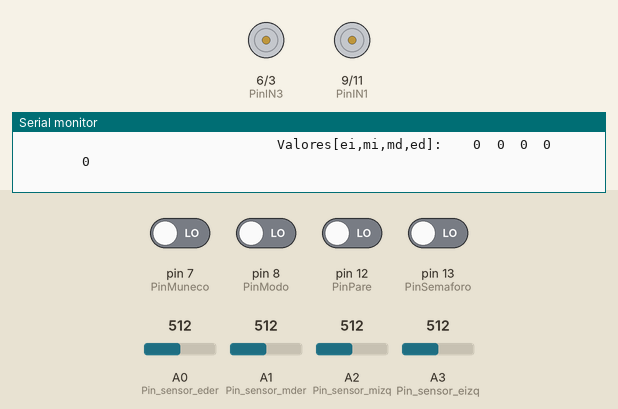
Recording of a sketch running on a simulated Arduino Uno, built with avr-gcc and run on an emulated ATmega328P. Parts: motor-driver pin pairs drawn as motors (green arrow = first pin HIGH = forward, orange = second pin HIGH = backward, longer = more drive), the last lines printed to the serial monitor. Inputs (shaded band) come from the test bench; at power-on: pin 7 (PinMuneco), pin 8 (PinModo), pin 12 (PinPare), pin 13 (PinSemaforo) LOW, A0 (Pin_sensor_eder) = 512, A1 (Pin_sensor_mder) = 512, A2 (Pin_sensor_mizq) = 512, A3 (Pin_sensor_eizq) = 512.

Above: at 1.2 s.
1.3 s: pin 13 (PinSemaforo) driven HIGH
At 3.0 s:
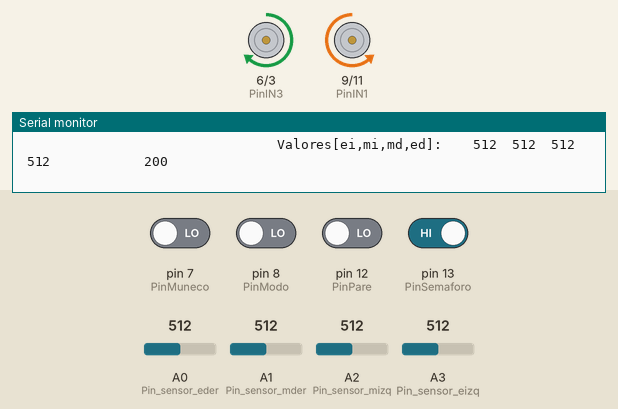
3.3 s: A0 (Pin_sensor_eder) set to 108
At 3.58 s:
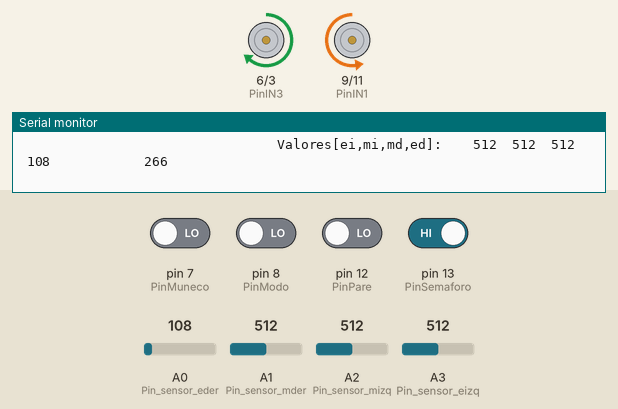
4.8 s: A0 (Pin_sensor_eder) set to 94
7.8 s: A1 (Pin_sensor_mder) set to 30
At 9.9 s:
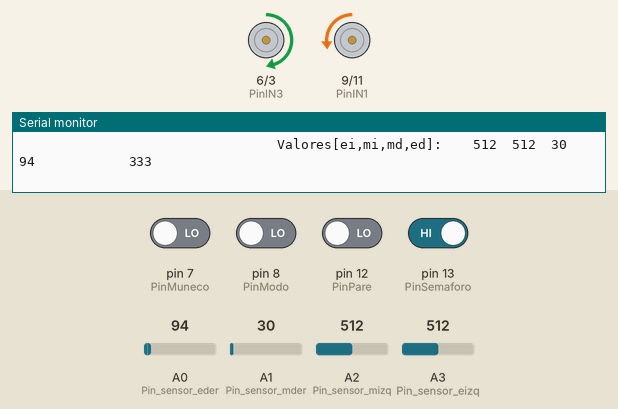
10.8 s: A2 (Pin_sensor_mizq) set to 407
13.8 s: A2 (Pin_sensor_mizq) set to 389
At 15.0 s:
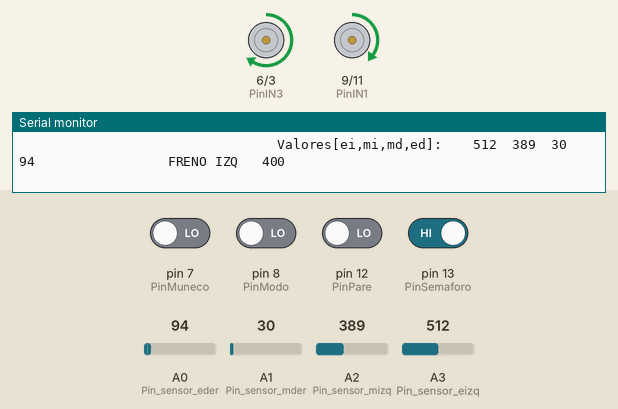
Timing chart, 0 to 16.3 s (numbered marks = the images above; inputs shaded):
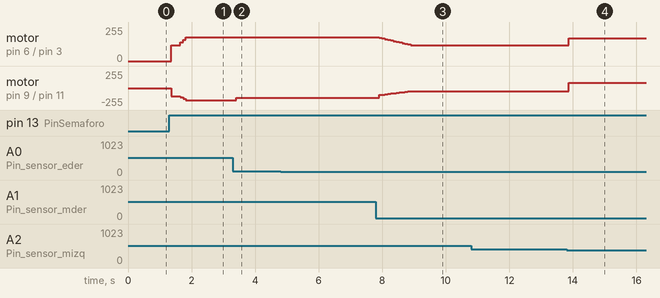

The sketch:

lineaydeteccion_26.ino
```cpp
// calibrado para ruedas chiquitas

// --- Pines de motores
static int PinIN1 = 9;
static int PinIN2 = 11;
static int PinIN3 = 6;
static int PinIN4 = 3;

// --- Sensores: 4, centrados. El ultra izquierdo (A4) se saco porque no andaba.
// De izquierda a derecha: extremo izq, medio izq, medio der, extremo der.
static int Pin_sensor_eizq = A3;
static int Pin_sensor_mizq = A2;
static int Pin_sensor_mder = A1;
static int Pin_sensor_eder = A0;

// --- Pines que vienen de la Raspberry (4 cables + GND)
// Modo normal:    13 = semaforo verde (arranca), 12 = PARE (frena 5 s), 7 = muñeco (frena 10 s)
// Modo felicidad: 12 = motor izquierdo, 13 = motor derecho, 7 = reversa (WASD desde la compu)
static int PinSemaforo = 13;  // GPIO16 de la Raspberry
bool semaforo_verde = 0, arranque=0;
static int PinPare = 12;      // GPIO26 de la Raspberry
bool senialpare=0, stopflag=0;
unsigned long tiempo_inicio_pare=0;
static int PinMuneco = 7;     // GPIO20 de la Raspberry
bool senialmuneco=0, munecoflag=0;
unsigned long tiempo_inicio_muneco=0;
static int PinModo = 8;       // GPIO21 de la Raspberry. HIGH = modo felicidad
bool modo_felicidad=0, modo_anterior=0;

// Todos los tiempos en unsigned long, como millis(): un int del UNO llega
// hasta 32767 y con mas se desborda.
// Los de ignorar se cuentan desde que se ve la señal, con el frenado incluido:
// lo que ignora ya andando es (ignorar - frenado).
unsigned long tiempo_pare = 5000;            // ms que frena ante un PARE
unsigned long tiempo_ignorar_pare = 20000;   // 5 s frenado + 15 s andando sin volver a frenar
unsigned long tiempo_muneco = 10000;         // ms que frena ante el muñeco
unsigned long tiempo_ignorar_muneco = 30000; // 10 s frenado + 20 s andando sin volver a frenar

// --- Modo felicidad: arranca despacio y, yendo recto, acelera de a poco
int vel_min_remoto = 110;     // al arrancar, al girar y al cambiar de sentido
int vel_max_remoto = 150;     // tope yendo recto
int paso_remoto = 5;          // cuanto sube cada vez...
int cada_remoto = 150;        // ...y cada cuantos ms (110 -> 150 en ~1.2 s)
int vel_remoto = vel_min_remoto;
bool reversa_anterior = 0;
unsigned long ultimo_aumento = 0;


int digital[4];
int sensoresanalog[4];
long int sumap, suma, pos, poslast, posicion;

// --- UMBRAL DE SENSIBILIDAD ---
int UMBRAL = 400;

float KP=0.5;
float KD=0.3;
float KI=0.01;

// datos para la integral
int error1=0;
int error2=0;
int error3=0;
int error4=0;
int error5=0;
int error6=0;
////////////////////////

//////////variable PID//////////////
int proporcional=0;
int integral=0;
int derivativo=0;
int diferencial=0;
int last_prop;
int setpoint=200;


void setup() {
  Serial.begin(9600);
  pinMode(PinIN1, OUTPUT);
  pinMode(PinIN2, OUTPUT);
  pinMode(PinIN3, OUTPUT);
  pinMode(PinIN4, OUTPUT);
  // Sin PULLUP: con pullup, si el programa de la Raspberry se corta los pines
  // quedan sueltos y se leen en HIGH, y eso en modo felicidad es "los dos
  // motores a fondo". Sin pullup manda el pull-down de la Raspberry: todo en LOW.
  pinMode(PinSemaforo, INPUT);
  pinMode(PinPare, INPUT);
  pinMode(PinMuneco, INPUT);
  pinMode(PinModo, INPUT);

  Serial.println("--- Inicio de Depuración ---");
}


void loop() {

  modo_felicidad = digitalRead(PinModo);
  if (modo_felicidad != modo_anterior){
    // Al cambiar de modo se frena y se arranca de cero: al volver al modo
    // normal espera otra vez el semaforo verde.
    motores(0,0);
    arranque=0;
    stopflag=0;
    munecoflag=0;
    vel_remoto = vel_min_remoto;
    modo_anterior = modo_felicidad;
  }

  if (modo_felicidad==1){
    manejo_remoto();
    return;
  }

  if (arranque==0){
    semaforo_verde = digitalRead(PinSemaforo);  // HIGH si la Raspberry manda señal
    if (semaforo_verde==1)
      arranque=1;
  }

  if(arranque==1){
    posicion=lectura();
    PID();
    frenos();
  }

  // PARE y muñeco funcionan igual: al verlo se anota el momento, frena y
  // despues lo ignora hasta que pasa el tiempo de ignorar, contado desde que
  // lo vio (el frenado incluido).
  senialpare = digitalRead(PinPare);  // HIGH si la Raspberry manda señal
  if(senialpare==1 && stopflag==0){
    tiempo_inicio_pare=millis();
    motores(0,0);
    delay(tiempo_pare);
    stopflag=1;
  }
  if(stopflag==1 && millis() - tiempo_inicio_pare >= tiempo_ignorar_pare){
    stopflag=0;
  }

  senialmuneco = digitalRead(PinMuneco);
  if(senialmuneco==1 && munecoflag==0){
    tiempo_inicio_muneco=millis();
    motores(0,0);
    delay(tiempo_muneco);
    munecoflag=1;
  }
  if(munecoflag==1 && millis() - tiempo_inicio_muneco >= tiempo_ignorar_muneco){
    munecoflag=0;
  }

  Serial.print(posicion);
  /*
  Serial.print("         proporcional:  ");
  Serial.print(proporcional);
  */
  Serial.println();

  Serial.print("                                 Valores[ei,mi,md,ed]:    ");
  for (int i=0; i<4; i++){
    Serial.print(sensoresanalog[i]);
    Serial.print("\t");
  }
  Serial.print("          ");

  //Serial.print("       semaforo verde, arranque, senialpare, stopflag   "); Serial.print(semaforo_verde); Serial.print(arranque); Serial.print(senialpare); Serial.print(stopflag);

}

// Modo felicidad: cada pin prende un motor y el del muñeco los pone en reversa.
// W = los dos, S = los dos en reversa, A = solo el derecho, D = solo el izquierdo.
void manejo_remoto(){
  bool motor_izq = digitalRead(PinPare);
  bool motor_der = digitalRead(PinSemaforo);
  bool reversa = digitalRead(PinMuneco);

  // Recto (los dos motores, mismo sentido) acelera de a poco hasta el tope.
  // Girando, quieto o al cambiar de sentido vuelve a la minima.
  if(motor_izq && motor_der && reversa == reversa_anterior){
    if(millis() - ultimo_aumento >= cada_remoto && vel_remoto < vel_max_remoto){
      vel_remoto += paso_remoto;
      if(vel_remoto > vel_max_remoto) vel_remoto = vel_max_remoto;
      ultimo_aumento = millis();
    }
  }
  else{
    vel_remoto = vel_min_remoto;
    ultimo_aumento = millis();
  }
  reversa_anterior = reversa;

  int vel = reversa ? -vel_remoto : vel_remoto;
  motores(motor_izq ? vel : 0, motor_der ? vel : 0);
}

void motores(int izq, int der){//0 hasta 255    0 hasta -255
  izq=constrain(izq,-255,255);
  der=constrain(der,-255,255);
  ////////////////motor LEFT "IZQUIERDO" ////////////////////////
  if(izq>=0){
    digitalWrite(PinIN2,HIGH);
    digitalWrite(PinIN1,LOW);
    analogWrite(PinIN2,izq);
  }
  else{
    digitalWrite(PinIN2,LOW);
    digitalWrite(PinIN1,HIGH);
    izq=izq*(-1);
    analogWrite(PinIN1,izq);
  }

  ////////////////motor RIGHT "DERECHO" ////////////////////////
  if(der>=0){
    digitalWrite(PinIN3,HIGH);
    digitalWrite(PinIN4,LOW);
    analogWrite(PinIN3,der);
  }
  else{
    digitalWrite(PinIN3,LOW);
    digitalWrite(PinIN4,HIGH);
    der=der*(-1);
    analogWrite(PinIN4,der);
  }
  /*
  Serial.print("motores:    ");
  Serial.print(izq); Serial.print("  "); Serial.print(der);
  Serial.println(" ");
  */
}


// Variables globales nuevas
int vel_min = 120;   // velocidad mínima    en 120 andaba bien, aunque un poco lento
int vel_max = 180;   // velocidad máxima    en 220 andaba bien
int vel_base = vel_min;  // velocidad actual
int recto_counter = 0; // cuenta cuántos ciclos va recto

void PID(){
  proporcional = pos - setpoint;
  derivativo = proporcional - last_prop;
  integral = error1 + error2 + error3 + error4 + error5 + error6;
  last_prop = proporcional;

  // actualizar historial de errores para la integral
  error6 = error5;
  error5 = error4;
  error4 = error3;
  error3 = error2;
  error2 = error1;
  error1 = proporcional;

  int diferencial = (proporcional*KP) + (derivativo*KD) + (integral*KI);

  // --- Control de velocidad según si va recto o en curva ---
  if (abs(proporcional) < 70) {  // con 4 sensores, uno solo de los del medio da 67: sigue contando como recto
    // casi centrado en la línea
    recto_counter++;
    if (recto_counter > 3 && vel_base < vel_max) {
      vel_base += 20; // subir velocidad progresivamente en +=15 estaba bien
    }
  } else if (abs(proporcional) > 160)  {  // agregue este if para que no desacelere en la parte recta. probar con otro if de abs proporcional entre 60 y 160 que baje -=5
    recto_counter = 0;
    //vel_base -= 30;  // frenar rápido al entrar en curva   en -=5 estaba bien     bajarlo un poco para que no desacelere en la parte recta
    vel_base = vel_min;
    if (vel_base < vel_min) vel_base = vel_min;
  }
  else  if (abs(proporcional) >= 60 && abs(proporcional) <= 160){  // agregue este if para que no desacelere tanto en la parte recta. prueba con if de abs proporcional entre 60 y 160 que baje -=5
    recto_counter = 0;
    vel_base -= 5;
    if (vel_base < vel_min) vel_base = vel_min;
  }


  // --- Aplicar corrección con la velocidad adaptada ---
  if(diferencial < 0)
    motores(vel_base, vel_base + diferencial);
  else
    motores(vel_base - diferencial, vel_base);
}


int lectura(void){
  sensoresanalog[0] = analogRead(Pin_sensor_eizq);
  sensoresanalog[1] = analogRead(Pin_sensor_mizq);
  sensoresanalog[2] = analogRead(Pin_sensor_mder);
  sensoresanalog[3] = analogRead(Pin_sensor_eder);

  digital[0] = sensoresanalog[0] > UMBRAL;
  digital[1] = sensoresanalog[1] > UMBRAL;
  digital[2] = sensoresanalog[2] > UMBRAL;
  digital[3] = sensoresanalog[3] > UMBRAL;

  // Misma escala que con 5 sensores (0 a 400, centro en 200) para no tener
  // que recalibrar el PID: los 4 sensores quedan repartidos en ese rango.
  // Linea entre los dos del medio = 200.
  sumap=400*digital[0]+267*digital[1]+133*digital[2]+0*digital[3];
  suma=digital[0]+digital[1]+digital[2]+digital[3];
  if(suma>0)
    pos=(sumap/suma);
  else
    pos=poslast;  // antes dividia por cero; los casos de linea perdida van abajo

  // Sensores prendidos con uno apagado en el medio (ej. 1,0,1,0): se esta
  // pisando una de las lineas externas al circuito, ignorar la medicion.
  int primero=-1, ultimo=-1;
  for (int i=0; i<4; i++){
    if (digital[i]==1){
      if (primero<0) primero=i;
      ultimo=i;
    }
  }
  if (suma>0 && (ultimo-primero+1) != suma)
    {pos=poslast;
    Serial.print("     linea externa pisada   ");
    }
  if(poslast<=60 && suma==0){
    pos=0;
  }
  if(poslast>=340 && suma==0){
    pos=400;
  }
  poslast=pos;
  return pos;
}

int veladelante=170, velatras=80;
void frenos(){
  if(pos<=40){  // lo cambie, antes estaba este en 60 y el otro en 340
    motores(veladelante, -velatras);
    Serial.print("     FRENO DER   ");
  }
  if(pos>=360){
    motores(-velatras, veladelante);
    Serial.print("     FRENO IZQ   ");
  }
}
```

Measured:
- the behaviour switches between 401 and 400 on A2 (Pin_sensor_mizq) (found by bisection; images 3 and 4)
- after the input at 3.3 s, motor on pin 9 (PinIN1) / pin 11 (PinIN2): backward 180/255 → backward 147/255 after 0.10 s, → backward 146/255 0.19 s later, → backward 145/255 0.19 s later, → backward 144/255 0.09 s later
- after the input at 7.8 s, motor on pin 6 (PinIN3) / pin 3 (PinIN4): moves from forward 180/255 to forward 120/255 over 1.0 s, starting after 0.10 s; motor on pin 9 (PinIN1) / pin 11 (PinIN2): moves from backward 144/255 to backward 46/255 over 1.0 s, starting after 0.10 s
- after the input at 13.8 s, motor on pin 6 (PinIN3) / pin 3 (PinIN4): forward 120/255 → forward 170/255 after 0.07 s; motor on pin 9 (PinIN1) / pin 11 (PinIN2): backward 46/255 → forward 80/255 after 0.07 s
